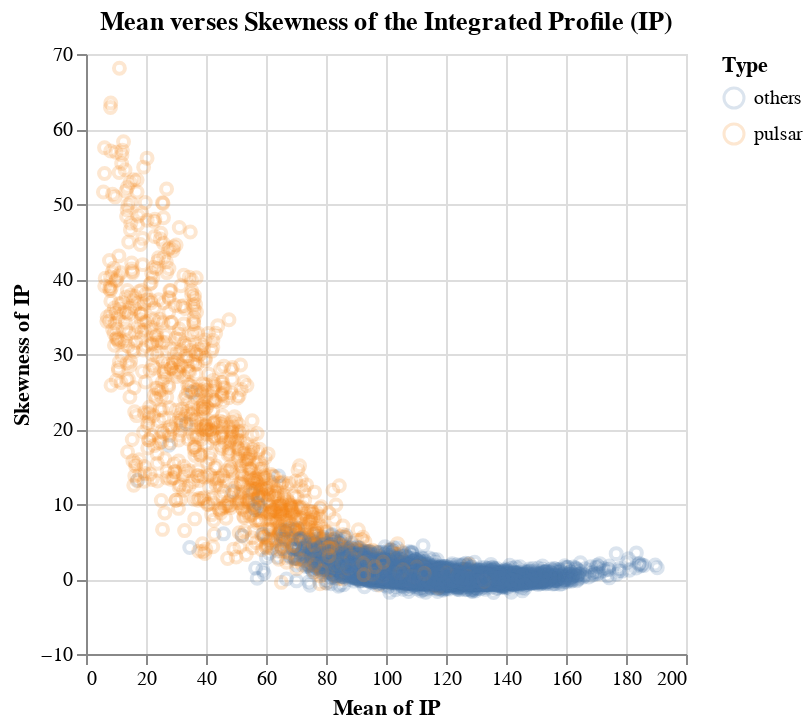

The notebook cell this image was saved under:
### Markdown cell above
##### Graph 1

### Code cell
alt.data_transformers.disable_max_rows()
pulsar_mean_plot=alt.Chart(pulsar_train,title='Mean verses Skewness of the Integrated Profile (IP)').mark_point(opacity=0.2).encode(
    x=alt.X('mean_IP').title('Mean of IP'),
    y=alt.Y('S_IP').title('Skewness of IP'),
    color=alt.Color('type').title('Type')
)
pulsar_mean_plot

### Figure 1 — Vega-Lite specification as saved in the notebook (floating-point values rounded to 4 significant figures; data arrays with more than 128 entries replaced by an {"elided": "..."} marker saying what was removed)
{"config": {"view": {"continuousWidth": 300, "continuousHeight": 300}}, "data": {"name": "data-e6927a00e8cb093e7f5cadcbce32aad6"}, "mark": {"type": "point", "opacity": 0.2}, "encoding": {"color": {"field": "type", "title": "Type", "type": "nominal"}, "x": {"field": "mean_IP", "title": "Mean of IP", "type": "quantitative"}, "y": {"field": "S_IP", "title": "Skewness of IP", "type": "quantitative"}}, "title": "Mean verses Skewness of the Integrated Profile (IP)", "$schema": "https://vega.github.io/schema/vega-lite/v5.16.3.json", "datasets": {"data-e6927a00e8cb093e7f5cadcbce32aad6": {"elided": "13423 records"}}}
